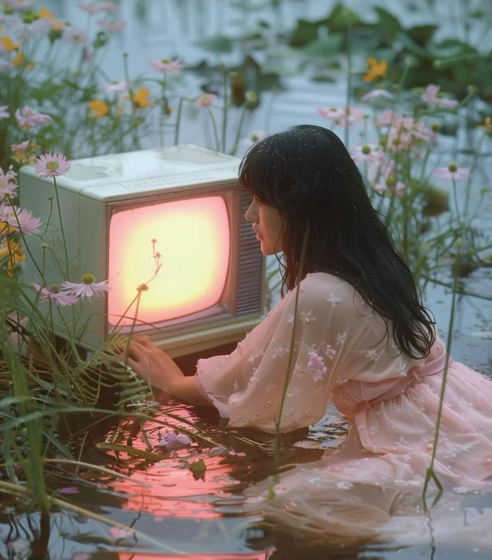
#> input picture water_tv.png, 984 x 1120 px (shown at 1/2 size)
$ python project_1.py
#> lines starting #> are read from the running program, lines starting #| are printed output that depends on the picture; after the words box and inside, x2 and y2 are one past the last pixel; in counts of white or black regions, pixels touching at a corner belong together
import numpy as np
import matplotlib.pyplot as plt
import matplotlib as mpl
from scipy.fft import fft2, ifft2, fftshift, ifftshift
import scipy
import skimage
import cv2 as cv


# ============================================================
# Section 2.1
# ============================================================
# [257 lines left out: functions question_2_1_1, question_2_1_2, question_2_1_3, question_2_1_4, not called in this run]


# ============================================================
# Question 2.2
# ============================================================
def question_2_2():
    # ------------------------------
    # Parameters
    # ------------------------------
    rows, cols = 512, 512
    image_shape = (rows, cols)

    # ------------------------------
    # Load in signals / images
    # ------------------------------

    # Square
    square = np.zeros(image_shape, dtype=np.float64)
    square[
        256 - rows // 8 : 256 + rows // 8,
        256 - cols // 8 : 256 + cols // 8
    ] = 1

    # Rectangle
    rect = np.zeros(image_shape, dtype=np.float64)
    rect[
        256 - rows // 16 : 256 + rows // 16,
        256 - cols // 8  : 256 + cols // 8
    ] = 1

    # Circle
    circ = np.zeros(image_shape, dtype=np.double)
    center = (rows // 2, cols // 2)
    radius = rows // 8

    rr, cc = skimage.draw.disk(center, radius, shape=circ.shape)
    circ[rr, cc] = 1

    # Image
    image = cv.imread("water_tv.png", cv.IMREAD_GRAYSCALE)
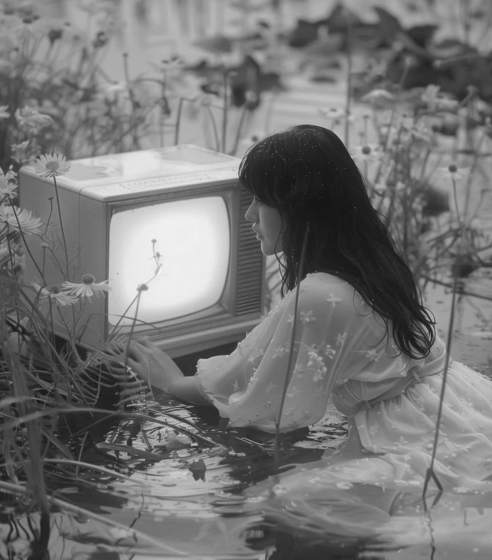
#> image: shape (1120, 984) (shown at 1/2 size); min 16, max 250, mean 116.9

    # Crop image to square
    image = image[256:768, 200:200+512].astype(np.float64)
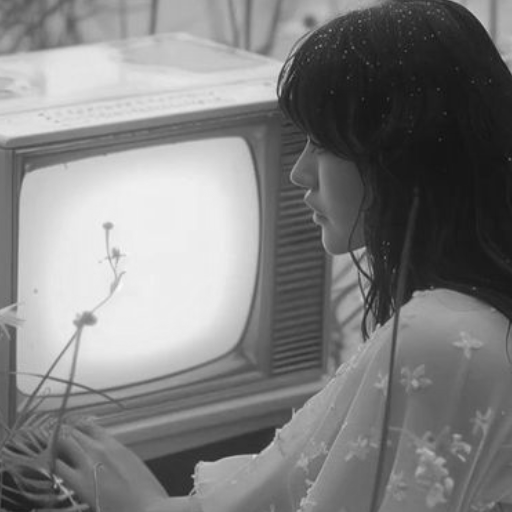
#> image: shape (512, 512) float64; min 16, max 250, mean 128

    # ------------------------------
    # Low pass filters
    # ------------------------------

    r1 = rows // 2   # Half image
    r2 = rows // 8   # Eigth image
    r3 = rows // 32  # 32nd image

    rr_1, cc_1 = skimage.draw.disk(center, r1, shape=image_shape)
    rr_2, cc_2 = skimage.draw.disk(center, r2, shape=image_shape)
    rr_3, cc_3 = skimage.draw.disk(center, r3, shape=image_shape)

    # list of filters
    rrs_ccs = [(rr_1, cc_1), (rr_2, cc_2), (rr_3, cc_3)]

    # ------------------------------
    # 2D FFT's & power spectrum's
    # ------------------------------

    # FFT and shift
    square_freq = fftshift(fft2(square))
    rect_freq   = fftshift(fft2(rect))
    circ_freq   = fftshift(fft2(circ))
    image_freq  = fftshift(fft2(image))

    # Power spectrum's (for display)
    square_power = np.abs(square_freq) ** 2
    rect_power   = np.abs(rect_freq) ** 2
    circ_power   = np.abs(circ_freq) ** 2
    image_power  = np.abs(image_freq) ** 2

    # Normalize
    square_power /= square_power.max()
    rect_power   /= rect_power.max()
    circ_power   /= circ_power.max()
    image_power  /= image_power.max()

    # ------------------------------
    # Enhance original for display
    # ------------------------------

    square_power = np.power(square_power, 0.2)
    rect_power   = np.power(rect_power, 0.2)
    circ_power   = np.power(circ_power, 0.2)
    image_power  = np.power(image_power, 0.2)
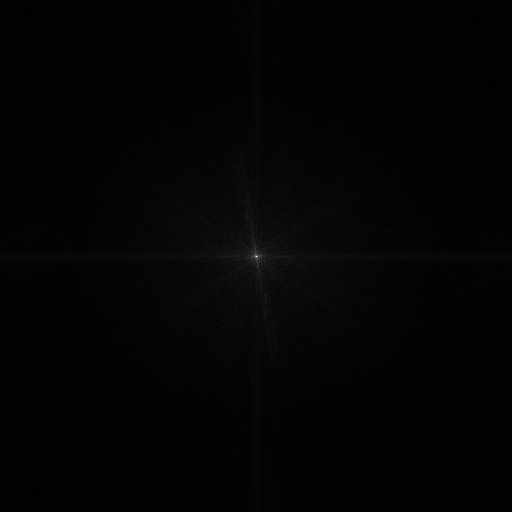
#> image_power: shape (512, 512) float64; min 0.000683, max 1, mean 0.0162

    # Iterate through low-pass filters
    for rr, cc in rrs_ccs:

        # ------------------------------
        # Apply Low-pass filters
        # ------------------------------

        # Create mask
        mask = np.zeros(image_shape, dtype=np.float64)
        mask[rr, cc] = 1

        # Apply filter in frequency domain
        square_freq_lp = square_freq * mask
        rect_freq_lp   = rect_freq * mask
        circ_freq_lp   = circ_freq * mask
        image_freq_lp  = image_freq * mask

        # Low-pass power spectrum's
        square_power_lp = np.abs(square_freq_lp) ** 2
        rect_power_lp   = np.abs(rect_freq_lp) ** 2
        circ_power_lp   = np.abs(circ_freq_lp) ** 2
        image_power_lp  = np.abs(image_freq_lp) ** 2

        # Normalize
        square_power_lp /= square_power_lp.max()
        rect_power_lp   /= rect_power_lp.max()
        circ_power_lp   /= circ_power_lp.max()
        image_power_lp  /= image_power_lp.max()

        # ------------------------------
        # Inverse Transform
        # ------------------------------

        # Shift components back then ifft
        square_recon = np.abs(ifft2(ifftshift(square_freq_lp)))
        rect_recon   = np.abs(ifft2(ifftshift(rect_freq_lp)))
        circ_recon   = np.abs(ifft2(ifftshift(circ_freq_lp)))
        image_recon  = np.abs(ifft2(ifftshift(image_freq_lp)))

        # ------------------------------
        # Enhance low-pass for display
        # ------------------------------

        square_power_lp = np.power(square_power_lp, 0.2)
        rect_power_lp   = np.power(rect_power_lp, 0.2)
        circ_power_lp   = np.power(circ_power_lp, 0.2)
        image_power_lp  = np.power(image_power_lp, 0.2)

        # ------------------------------
        # Display Reconstructed and Spectrum
        # ------------------------------

        # rows = orig, power, low-pass, reconstructed
        # cols = square, rect, circ, image
        fig, axes = plt.subplots(4, 4, figsize=(30, 25))

        # Originals
        axes[0,0].imshow(square, cmap=mpl.colormaps["gray"])
        axes[0,1].imshow(rect, cmap=mpl.colormaps["gray"])
        axes[0,2].imshow(circ, cmap=mpl.colormaps["gray"])
        axes[0,3].imshow(image, cmap=mpl.colormaps["gray"])

        # Original power spectrum
        axes[1,0].imshow(square_power, cmap=mpl.colormaps["gray"])
        axes[1,1].imshow(rect_power, cmap=mpl.colormaps["gray"])
        axes[1,2].imshow(circ_power, cmap=mpl.colormaps["gray"])
        axes[1,3].imshow(image_power, cmap=mpl.colormaps["gray"])

        # Low-Pass power spectrum
        axes[2,0].imshow(square_power_lp, cmap=mpl.colormaps["gray"])
        axes[2,1].imshow(rect_power_lp, cmap=mpl.colormaps["gray"])
        axes[2,2].imshow(circ_power_lp, cmap=mpl.colormaps["gray"])
        axes[2,3].imshow(image_power_lp, cmap=mpl.colormaps["gray"])

        # Reconstructed images
        axes[3,0].imshow(square_recon, cmap=mpl.colormaps["gray"])
        axes[3,1].imshow(rect_recon, cmap=mpl.colormaps["gray"])
        axes[3,2].imshow(circ_recon, cmap=mpl.colormaps["gray"])
        axes[3,3].imshow(image_recon, cmap=mpl.colormaps["gray"])

        # Set titles
        axes[0,0].set_title("Square", fontsize=20)
        axes[0,1].set_title("Rect", fontsize=20)
        axes[0,2].set_title("Circ", fontsize=20)
        axes[0,3].set_title("Image", fontsize=20)

        plt.tight_layout()
        plt.show()
#> this loop made 3 passes
#> pass 1, in question_2_2, `plt.show()`:
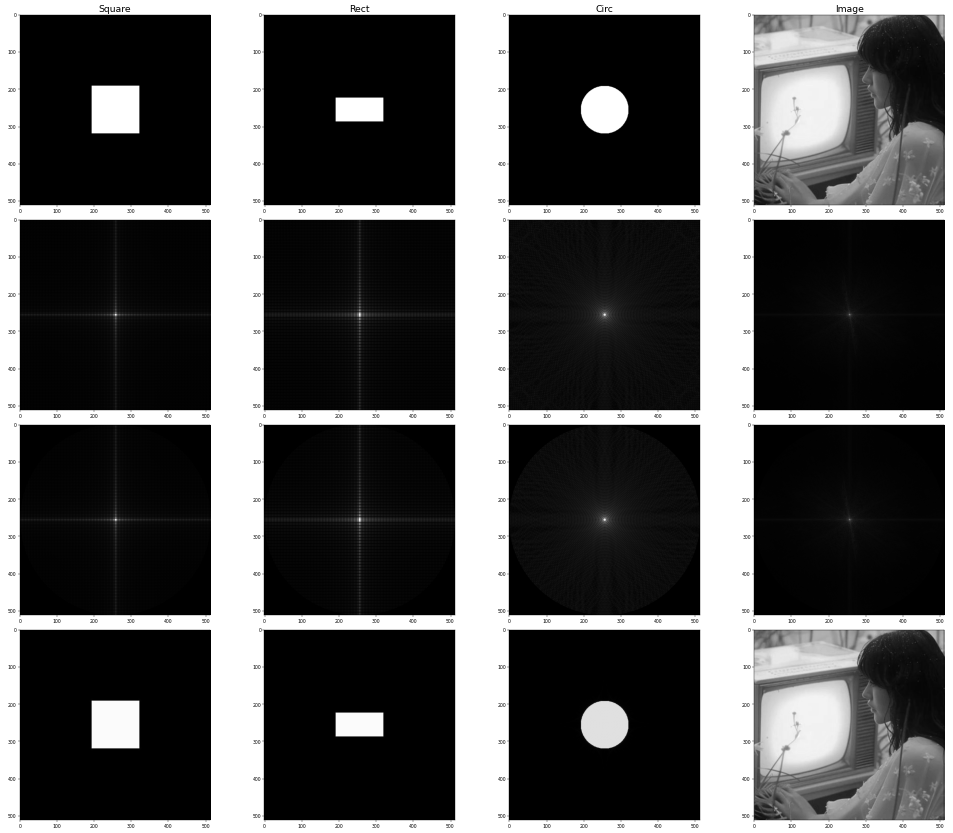
#> figure drawn by matplotlib, 16 panels
#> after the loop:
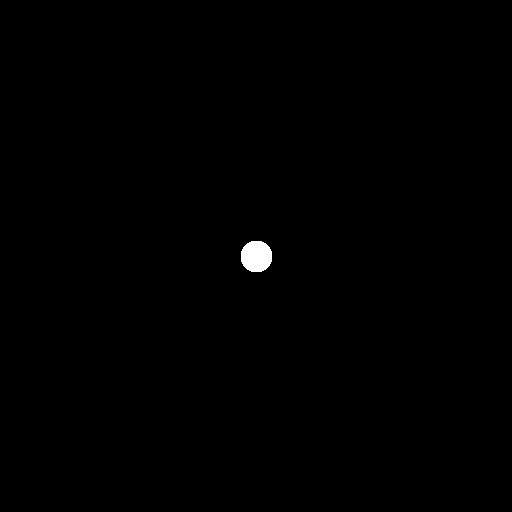
#> mask: shape (512, 512) float64; values 0 (black) and 1 (white), 0.3% white; 1 white region, box (x1, y1, x2, y2) and area: (241, 241, 272, 272) 793


# ============================================================
# Question 2.3
# ============================================================


if __name__ == "__main__":
    question_2_2()
